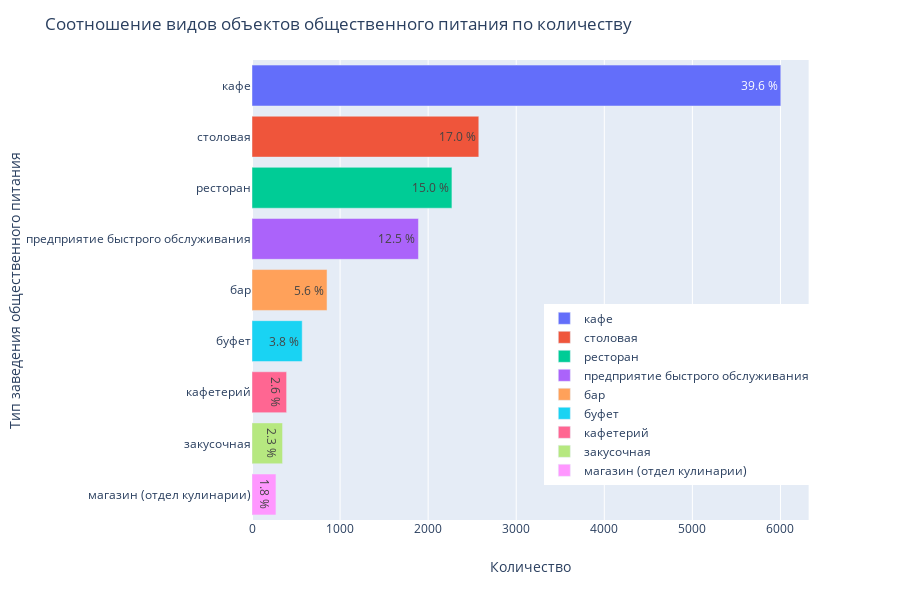

Source (notebook cell):
### Code cell
# построение линейнатой диаграммы, показывающей количество объектов общественного питания по типам объектов
fig = px.bar(types_count, x='quantity', y='object_type', text='percent', orientation='h', color='object_type')
# название диаграммы и подписи осей
fig.update_layout(
    title='Соотношение видов объектов общественного питания по количеству',
    xaxis_title='Количество ',
    yaxis_title='Тип заведения общественного питания'
)
# положение легенды диаграммы
fig.update_layout(legend=dict(
    yanchor="top",
    y=0.47,
    xanchor="right",
    x=0.99
))
# настройка легенды диаграммы - для каждого типа объекта общественного питания
# будет указан тип объекта общественного питания
for trace, percent in zip(fig.data, types_count['percent']) :
    trace.name = trace.name.split('=')[1]
fig.update_traces(textposition='inside')
fig.show()

### Figure 1 — Plotly figure (JSON) as saved in the notebook; plotly's stock layout.template omitted (floating-point values rounded to 4 significant figures)
{"data": [{"alignmentgroup": "True", "hoverlabel": {"namelength": 0}, "hovertemplate": "object_type=%{y}<br>quantity=%{x}<br>percent=%{text}", "legendgroup": "object_type=кафе", "marker": {"color": "#636efa"}, "name": "кафе", "offsetgroup": "object_type=кафе", "orientation": "h", "showlegend": true, "text": ["39.6 %"], "textposition": "inside", "type": "bar", "x": [6004], "xaxis": "x", "y": ["кафе"], "yaxis": "y"}, {"alignmentgroup": "True", "hoverlabel": {"namelength": 0}, "hovertemplate": "object_type=%{y}<br>quantity=%{x}<br>percent=%{text}", "legendgroup": "object_type=столовая", "marker": {"color": "#EF553B"}, "name": "столовая", "offsetgroup": "object_type=столовая", "orientation": "h", "showlegend": true, "text": ["17.0 %"], "textposition": "inside", "type": "bar", "x": [2575], "xaxis": "x", "y": ["столовая"], "yaxis": "y"}, {"alignmentgroup": "True", "hoverlabel": {"namelength": 0}, "hovertemplate": "object_type=%{y}<br>quantity=%{x}<br>percent=%{text}", "legendgroup": "object_type=ресторан", "marker": {"color": "#00cc96"}, "name": "ресторан", "offsetgroup": "object_type=ресторан", "orientation": "h", "showlegend": true, "text": ["15.0 %"], "textposition": "inside", "type": "bar", "x": [2270], "xaxis": "x", "y": ["ресторан"], "yaxis": "y"}, {"alignmentgroup": "True", "hoverlabel": {"namelength": 0}, "hovertemplate": "object_type=%{y}<br>quantity=%{x}<br>percent=%{text}", "legendgroup": "object_type=предприятие быстрого обслуживания", "marker": {"color": "#ab63fa"}, "name": "предприятие быстрого обслуживания", "offsetgroup": "object_type=предприятие быстрого обслуживания", "orientation": "h", "showlegend": true, "text": ["12.5 %"], "textposition": "inside", "type": "bar", "x": [1890], "xaxis": "x", "y": ["предприятие быстрого обслуживания"], "yaxis": "y"}, {"alignmentgroup": "True", "hoverlabel": {"namelength": 0}, "hovertemplate": "object_type=%{y}<br>quantity=%{x}<br>percent=%{text}", "legendgroup": "object_type=бар", "marker": {"color": "#FFA15A"}, "name": "бар", "offsetgroup": "object_type=бар", "orientation": "h", "showlegend": true, "text": ["5.6 %"], "textposition": "inside", "type": "bar", "x": [852], "xaxis": "x", "y": ["бар"], "yaxis": "y"}, {"alignmentgroup": "True", "hoverlabel": {"namelength": 0}, "hovertemplate": "object_type=%{y}<br>quantity=%{x}<br>percent=%{text}", "legendgroup": "object_type=буфет", "marker": {"color": "#19d3f3"}, "name": "буфет", "offsetgroup": "object_type=буфет", "orientation": "h", "showlegend": true, "text": ["3.8 %"], "textposition": "inside", "type": "bar", "x": [570], "xaxis": "x", "y": ["буфет"], "yaxis": "y"}, {"alignmentgroup": "True", "hoverlabel": {"namelength": 0}, "hovertemplate": "object_type=%{y}<br>quantity=%{x}<br>percent=%{text}", "legendgroup": "object_type=кафетерий", "marker": {"color": "#FF6692"}, "name": "кафетерий", "offsetgroup": "object_type=кафетерий", "orientation": "h", "showlegend": true, "text": ["2.6 %"], "textposition": "inside", "type": "bar", "x": [393], "xaxis": "x", "y": ["кафетерий"], "yaxis": "y"}, {"alignmentgroup": "True", "hoverlabel": {"namelength": 0}, "hovertemplate": "object_type=%{y}<br>quantity=%{x}<br>percent=%{text}", "legendgroup": "object_type=закусочная", "marker": {"color": "#B6E880"}, "name": "закусочная", "offsetgroup": "object_type=закусочная", "orientation": "h", "showlegend": true, "text": ["2.3 %"], "textposition": "inside", "type": "bar", "x": [347], "xaxis": "x", "y": ["закусочная"], "yaxis": "y"}, {"alignmentgroup": "True", "hoverlabel": {"namelength": 0}, "hovertemplate": "object_type=%{y}<br>quantity=%{x}<br>percent=%{text}", "legendgroup": "object_type=магазин (отдел кулинарии)", "marker": {"color": "#FF97FF"}, "name": "магазин (отдел кулинарии)", "offsetgroup": "object_type=магазин (отдел кулинарии)", "orientation": "h", "showlegend": true, "text": ["1.8 %"], "textposition": "inside", "type": "bar", "x": [272], "xaxis": "x", "y": ["магазин (отдел кулинарии)"], "yaxis": "y"}], "layout": {"barmode": "relative", "height": 600, "legend": {"tracegroupgap": 0, "x": 0.99, "xanchor": "right", "y": 0.47, "yanchor": "top"}, "margin": {"t": 60}, "title": {"text": "Соотношение видов объектов общественного питания по количеству"}, "xaxis": {"anchor": "y", "domain": [0, 0.98], "title": {"text": "Количество "}}, "yaxis": {"anchor": "x", "categoryarray": ["магазин (отдел кулинарии)", "закусочная", "кафетерий", "буфет", "бар", "предприятие быстрого обслуживания", "ресторан", "столовая", "кафе"], "categoryorder": "array", "domain": [0, 1], "title": {"text": "Тип заведения общественного питания"}}}}
